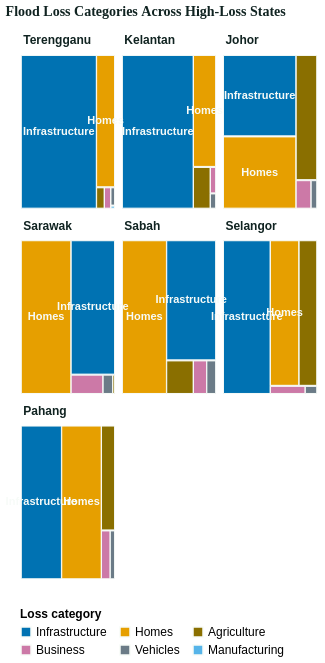

Specify this chart in Vega-Lite:
### Vega-Lite specification from a JSON file in a GitHub repository (floating-point values rounded to 4 significant figures)
{"$schema": "https://vega.github.io/schema/vega-lite/v6.json", "width": "container", "height": 560, "data": {"values": [{"state": "Terengganu", "category": "Infrastructure", "value": 71.85, "x0": 4, "x1": 234, "y0": 24, "y1": 174, "label": "Infrastructure", "label_x": 10, "label_y": 16}, {"state": "Terengganu", "category": "Homes", "value": 14.95, "x0": 235, "x1": 290, "y0": 24, "y1": 153, "label": "Homes", "label_x": 10, "label_y": 16}, {"state": "Terengganu", "category": "Agriculture", "value": 1.01, "x0": 235, "x1": 258, "y0": 154, "y1": 174, "label": "", "label_x": 10, "label_y": 16}, {"state": "Terengganu", "category": "Business", "value": 0.86, "x0": 259, "x1": 278, "y0": 154, "y1": 174, "label": "", "label_x": 10, "label_y": 16}, {"state": "Terengganu", "category": "Vehicles", "value": 0.43, "x0": 279, "x1": 290, "y0": 154, "y1": 171, "label": "", "label_x": 10, "label_y": 16}, {"state": "Terengganu", "category": "Manufacturing", "value": 0.08, "x0": 279, "x1": 290, "y0": 172, "y1": 174, "label": "", "label_x": 10, "label_y": 16}, {"state": "Kelantan", "category": "Infrastructure", "value": 67.14, "x0": 314, "x1": 531, "y0": 24, "y1": 174, "label": "Infrastructure", "label_x": 320, "label_y": 16}, {"state": "Kelantan", "category": "Homes", "value": 15.62, "x0": 532, "x1": 600, "y0": 24, "y1": 133, "label": "Homes", "label_x": 320, "label_y": 16}, {"state": "Kelantan", "category": "Agriculture", "value": 4.38, "x0": 532, "x1": 583, "y0": 134, "y1": 174, "label": "", "label_x": 320, "label_y": 16}, {"state": "Kelantan", "category": "Business", "value": 0.9, "x0": 584, "x1": 600, "y0": 134, "y1": 159, "label": "", "label_x": 320, "label_y": 16}, {"state": "Kelantan", "category": "Vehicles", "value": 0.5, "x0": 584, "x1": 600, "y0": 160, "y1": 174, "label": "", "label_x": 320, "label_y": 16}, {"state": "Johor", "category": "Infrastructure", "value": 29.84, "x0": 624, "x1": 846, "y0": 24, "y1": 103, "label": "Infrastructure", "label_x": 630, "label_y": 16}, {"state": "Johor", "category": "Homes", "value": 26.19, "x0": 624, "x1": 846, "y0": 104, "y1": 174, "label": "Homes", "label_x": 630, "label_y": 16}, {"state": "Johor", "category": "Agriculture", "value": 13.01, "x0": 847, "x1": 910, "y0": 24, "y1": 146, "label": "", "label_x": 630, "label_y": 16}, {"state": "Johor", "category": "Business", "value": 2.14, "x0": 847, "x1": 892, "y0": 147, "y1": 174, "label": "", "label_x": 630, "label_y": 16}, {"state": "Johor", "category": "Vehicles", "value": 0.87, "x0": 893, "x1": 910, "y0": 147, "y1": 174, "label": "", "label_x": 630, "label_y": 16}, {"state": "Sarawak", "category": "Homes", "value": 32.55, "x0": 4, "x1": 156, "y0": 206, "y1": 356, "label": "Homes", "label_x": 10, "label_y": 198}, {"state": "Sarawak", "category": "Infrastructure", "value": 25.02, "x0": 157, "x1": 290, "y0": 206, "y1": 337, "label": "Infrastructure", "label_x": 10, "label_y": 198}, {"state": "Sarawak", "category": "Business", "value": 2.69, "x0": 157, "x1": 254, "y0": 338, "y1": 356, "label": "", "label_x": 10, "label_y": 198}, {"state": "Sarawak", "category": "Vehicles", "value": 0.81, "x0": 255, "x1": 284, "y0": 338, "y1": 356, "label": "", "label_x": 10, "label_y": 198}, {"state": "Sarawak", "category": "Agriculture", "value": 0.16, "x0": 285, "x1": 290, "y0": 338, "y1": 356, "label": "", "label_x": 10, "label_y": 198}, {"state": "Sabah", "category": "Homes", "value": 27.71, "x0": 314, "x1": 449, "y0": 206, "y1": 356, "label": "Homes", "label_x": 320, "label_y": 198}, {"state": "Sabah", "category": "Infrastructure", "value": 23.98, "x0": 450, "x1": 600, "y0": 206, "y1": 323, "label": "Infrastructure", "label_x": 320, "label_y": 198}, {"state": "Sabah", "category": "Agriculture", "value": 3.65, "x0": 450, "x1": 531, "y0": 324, "y1": 356, "label": "", "label_x": 320, "label_y": 198}, {"state": "Sabah", "category": "Business", "value": 1.82, "x0": 532, "x1": 572, "y0": 324, "y1": 356, "label": "", "label_x": 320, "label_y": 198}, {"state": "Sabah", "category": "Vehicles", "value": 1.25, "x0": 573, "x1": 600, "y0": 324, "y1": 356, "label": "", "label_x": 320, "label_y": 198}, {"state": "Selangor", "category": "Infrastructure", "value": 26.59, "x0": 624, "x1": 767, "y0": 206, "y1": 356, "label": "Infrastructure", "label_x": 630, "label_y": 198}, {"state": "Selangor", "category": "Homes", "value": 15.29, "x0": 768, "x1": 855, "y0": 206, "y1": 348, "label": "Homes", "label_x": 630, "label_y": 198}, {"state": "Selangor", "category": "Agriculture", "value": 9.58, "x0": 856, "x1": 910, "y0": 206, "y1": 348, "label": "", "label_x": 630, "label_y": 198}, {"state": "Selangor", "category": "Business", "value": 1.05, "x0": 768, "x1": 874, "y0": 349, "y1": 356, "label": "", "label_x": 630, "label_y": 198}, {"state": "Selangor", "category": "Vehicles", "value": 0.36, "x0": 875, "x1": 910, "y0": 349, "y1": 356, "label": "", "label_x": 630, "label_y": 198}, {"state": "Pahang", "category": "Infrastructure", "value": 19.05, "x0": 4, "x1": 127, "y0": 388, "y1": 538, "label": "Infrastructure", "label_x": 10, "label_y": 380}, {"state": "Pahang", "category": "Homes", "value": 18.78, "x0": 128, "x1": 249, "y0": 388, "y1": 538, "label": "Homes", "label_x": 10, "label_y": 380}, {"state": "Pahang", "category": "Agriculture", "value": 4.29, "x0": 250, "x1": 290, "y0": 388, "y1": 490, "label": "", "label_x": 10, "label_y": 380}, {"state": "Pahang", "category": "Business", "value": 1.31, "x0": 250, "x1": 276, "y0": 491, "y1": 538, "label": "", "label_x": 10, "label_y": 380}, {"state": "Pahang", "category": "Vehicles", "value": 0.7, "x0": 277, "x1": 290, "y0": 491, "y1": 538, "label": "", "label_x": 10, "label_y": 380}]}, "layer": [{"mark": {"type": "rect", "stroke": "#f7fbf8", "strokeWidth": 1}, "encoding": {"x": {"field": "x0", "type": "quantitative", "scale": {"domain": [0, 920]}, "axis": null}, "x2": {"field": "x1"}, "y": {"field": "y0", "type": "quantitative", "scale": {"domain": [0, 550], "reverse": true}, "axis": null}, "y2": {"field": "y1"}, "color": {"field": "category", "type": "nominal", "title": "Loss category", "scale": {"domain": ["Infrastructure", "Homes", "Agriculture", "Business", "Vehicles", "Manufacturing"], "range": ["#0072B2", "#E69F00", "#8A6F00", "#CC79A7", "#6B7B87", "#56B4E9"]}}, "tooltip": [{"field": "state", "type": "nominal", "title": "State"}, {"field": "category", "type": "nominal", "title": "Category"}, {"field": "value", "type": "quantitative", "title": "Loss (million Malaysian ringgit)", "format": ",.1f"}]}}, {"transform": [{"filter": "datum.category == 'Infrastructure'"}], "mark": {"type": "text", "align": "left", "baseline": "bottom", "fontSize": 12, "fontWeight": "700", "fill": "#102321"}, "encoding": {"x": {"field": "label_x", "type": "quantitative", "scale": {"domain": [0, 920]}, "axis": null}, "y": {"field": "label_y", "type": "quantitative", "scale": {"domain": [0, 550], "reverse": true}, "axis": null}, "text": {"field": "state", "type": "nominal"}}}, {"transform": [{"filter": "datum.label != ''"}, {"calculate": "(datum.x0 + datum.x1) / 2", "as": "label_mid_x"}, {"calculate": "(datum.y0 + datum.y1) / 2", "as": "label_mid_y"}], "mark": {"type": "text", "align": "center", "baseline": "middle", "fontSize": 11, "fontWeight": "700", "fill": "#f7fbf8"}, "encoding": {"x": {"field": "label_mid_x", "type": "quantitative", "scale": {"domain": [0, 920]}, "axis": null}, "y": {"field": "label_mid_y", "type": "quantitative", "scale": {"domain": [0, 550], "reverse": true}, "axis": null}, "text": {"field": "label", "type": "nominal"}}}], "config": {"view": {"stroke": null}, "legend": {"orient": "bottom", "direction": "horizontal", "columns": 3, "labelLimit": 260, "titleLimit": 360, "labelFontSize": 12, "titleFontSize": 12}, "axis": {"labelFontSize": 12, "titleFontSize": 13, "labelLimit": 180, "titleLimit": 320}}, "title": {"text": "Flood Loss Categories Across High-Loss States", "anchor": "start", "align": "left", "font": "Manrope", "fontSize": 14, "fontWeight": 700, "color": "#102321", "offset": 12}}
